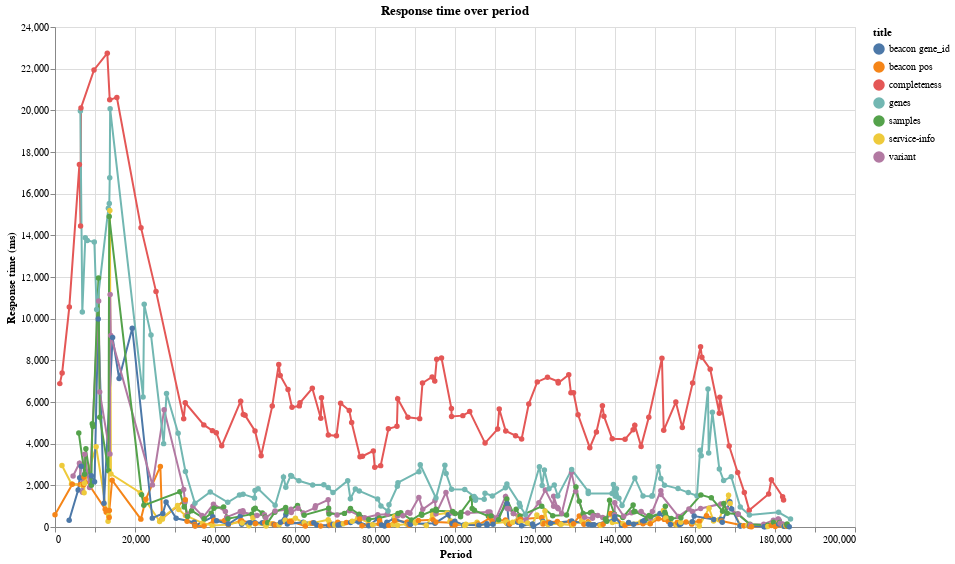

Source (notebook cell):
### Markdown cell above
# Line chart

### Code cell
df_timeline['relativeTime'] = (df_timeline['step.startTime'] - df_timeline['step.startTime'].min())
chart = alt.Chart(df_timeline).mark_line(point=True).encode(
    x=alt.X('relativeTime:Q', title='Period'),
    y=alt.Y('duration:Q', title='Response time (ms)'),
    color='title:N',
    tooltip=['title', 'duration', 'relativeTime']
).properties(
    title='Response time over period',
    width=800,
    height=500 
)

chart.display()

### Figure 1 — Vega specification as saved in the notebook (floating-point values rounded to 4 significant figures; data arrays with more than 128 entries replaced by an {"elided": "..."} marker saying what was removed)
{"$schema": "https://vega.github.io/schema/vega/v5.json", "data": [{"name": "source_0", "values": {"elided": "700 records"}}, {"name": "data_0", "values": {"elided": "700 records"}}, {"name": "source_0_color_domain_title_0", "values": [{"title": "beacon pos"}, {"title": "service-info"}, {"title": "completeness"}, {"title": "beacon gene_id"}, {"title": "variant"}, {"title": "samples"}, {"title": "genes"}]}, {"name": "data_0_color_domain_title_1", "values": [{"title": "beacon pos"}, {"title": "service-info"}, {"title": "completeness"}, {"title": "beacon gene_id"}, {"title": "variant"}, {"title": "samples"}, {"title": "genes"}]}], "marks": [{"type": "group", "name": "layer_0_pathgroup", "from": {"facet": {"data": "source_0", "name": "faceted_path_layer_0_main", "groupby": ["title"]}}, "encode": {"update": {"height": {"field": {"signal": null, "datum": null, "group": "height", "parent": null}}, "width": {"field": {"signal": null, "datum": null, "group": "width", "parent": null}}}}, "marks": [{"type": "line", "name": "layer_0_marks", "from": {"data": "faceted_path_layer_0_main"}, "sort": {"field": "x"}, "encode": {"update": {"tooltip": {"signal": "{\"title\": isValid(datum[\"title\"]) ? datum[\"title\"] : \"\"+datum[\"title\"], \"duration\": format(datum[\"duration\"], \"\"), \"relativeTime\": format(datum[\"relativeTime\"], \"\")}"}, "stroke": {"field": "title", "scale": "color"}, "defined": {"signal": "isValid(datum[\"relativeTime\"]) && isFinite(+datum[\"relativeTime\"]) && isValid(datum[\"duration\"]) && isFinite(+datum[\"duration\"])"}, "x": {"field": "relativeTime", "scale": "x"}, "y": {"field": "duration", "scale": "y"}}}, "style": ["line"]}]}, {"type": "symbol", "name": "layer_1_marks", "from": {"data": "data_0"}, "encode": {"update": {"opacity": {"value": 1}, "y": {"field": "duration", "scale": "y"}, "x": {"field": "relativeTime", "scale": "x"}, "fill": {"field": "title", "scale": "color"}, "tooltip": {"signal": "{\"title\": isValid(datum[\"title\"]) ? datum[\"title\"] : \"\"+datum[\"title\"], \"duration\": format(datum[\"duration\"], \"\"), \"relativeTime\": format(datum[\"relativeTime\"], \"\")}"}}}, "style": ["point"]}], "scales": [{"name": "x", "type": "linear", "domain": {"fields": [{"data": "source_0", "field": "relativeTime"}, {"data": "data_0", "field": "relativeTime"}]}, "range": [0, {"signal": "width"}], "nice": true, "zero": false}, {"name": "y", "type": "linear", "domain": {"fields": [{"data": "source_0", "field": "duration"}, {"data": "data_0", "field": "duration"}]}, "range": [{"signal": "height"}, 0], "zero": true, "nice": true}, {"name": "color", "type": "ordinal", "domain": {"fields": [{"data": "source_0_color_domain_title_0", "field": "title"}, {"data": "data_0_color_domain_title_1", "field": "title"}], "sort": true}, "range": "category"}], "axes": [{"scale": "x", "grid": true, "gridScale": "y", "tickCount": {"signal": "ceil(width/40)"}, "zindex": 0, "maxExtent": 0, "orient": "bottom", "labels": false, "domain": false, "ticks": false, "aria": false, "minExtent": 0}, {"scale": "y", "orient": "left", "gridScale": "x", "minExtent": 0, "tickCount": {"signal": "ceil(height/40)"}, "labels": false, "zindex": 0, "maxExtent": 0, "domain": false, "grid": true, "aria": false, "ticks": false}, {"scale": "x", "labelOverlap": true, "zindex": 0, "title": "Period", "grid": false, "orient": "bottom", "labelFlush": true, "tickCount": {"signal": "ceil(width/40)"}}, {"scale": "y", "zindex": 0, "title": "Response time (ms)", "grid": false, "labelOverlap": true, "tickCount": {"signal": "ceil(height/40)"}, "orient": "left"}], "title": {"text": "Response time over period", "frame": "group"}, "padding": 5, "legends": [{"stroke": "color", "symbolType": "circle", "title": "title", "fill": "color", "encode": {"symbols": {"update": {"opacity": {"value": 1}}}}}], "style": "cell", "background": "white", "height": 500, "width": 800}
